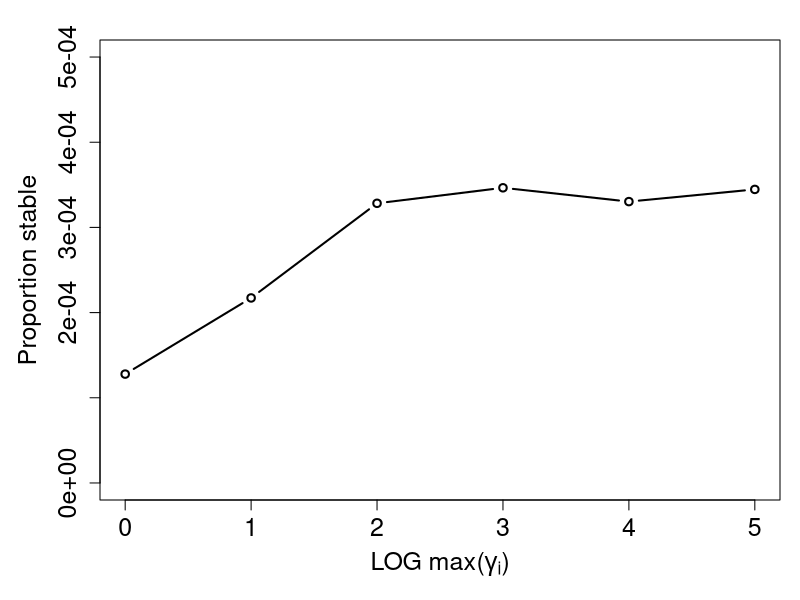
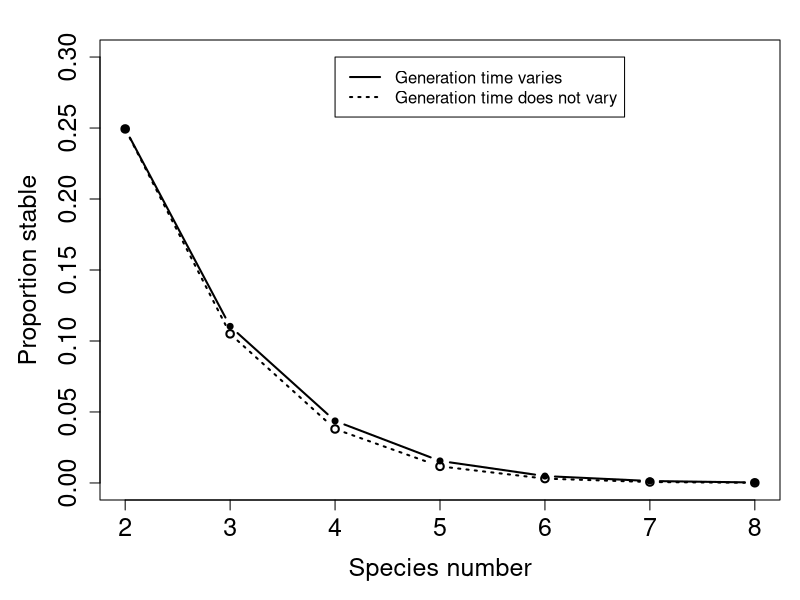
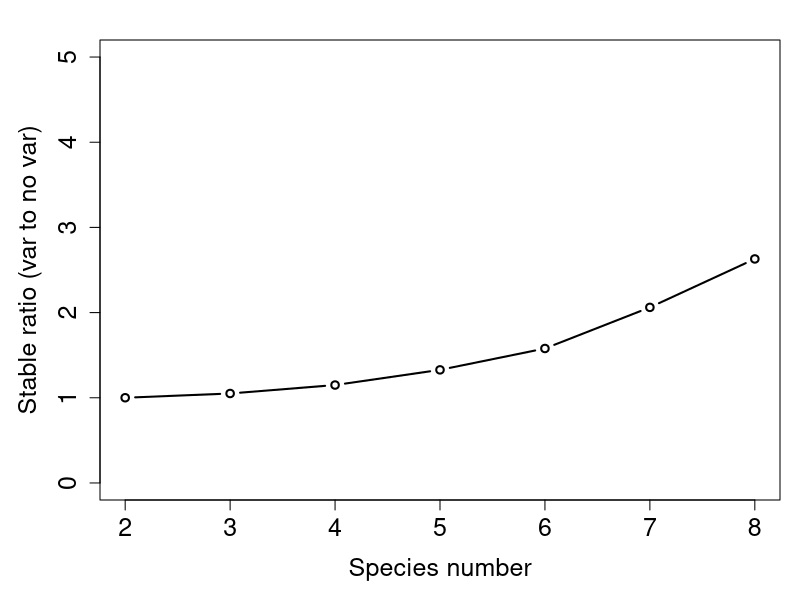
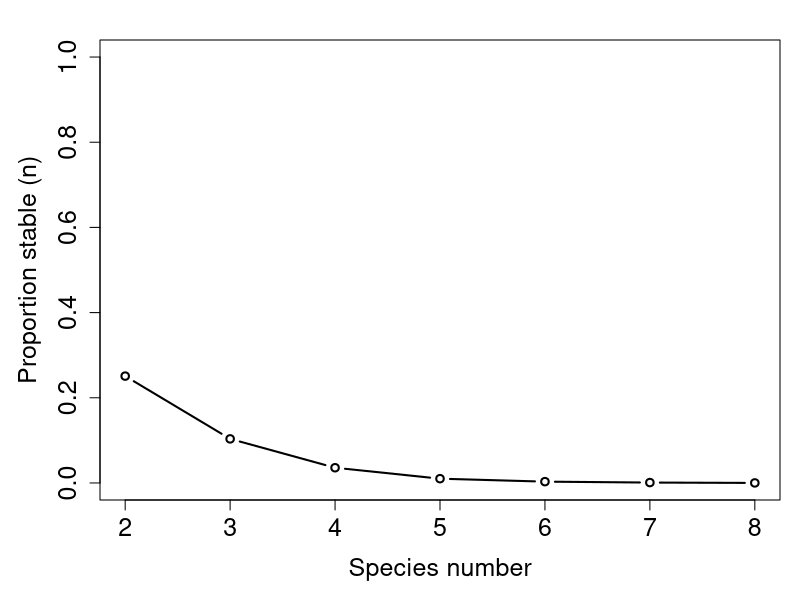
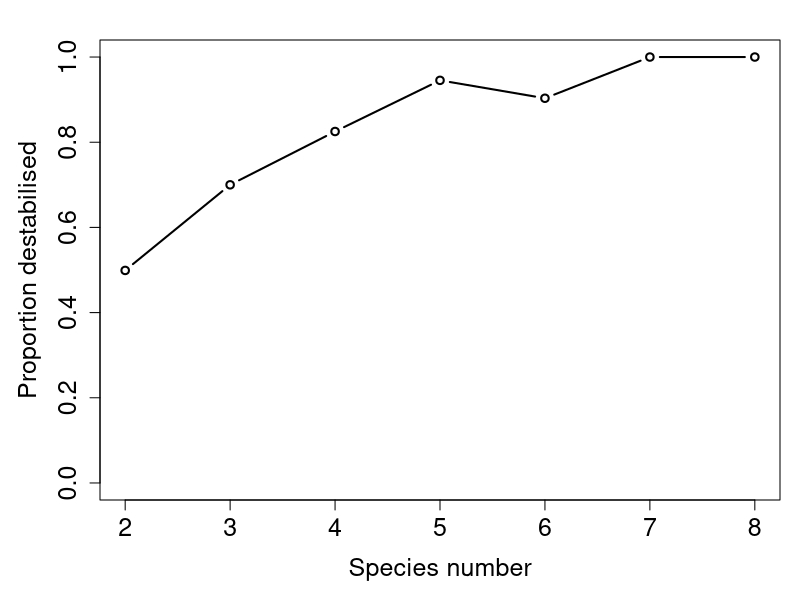
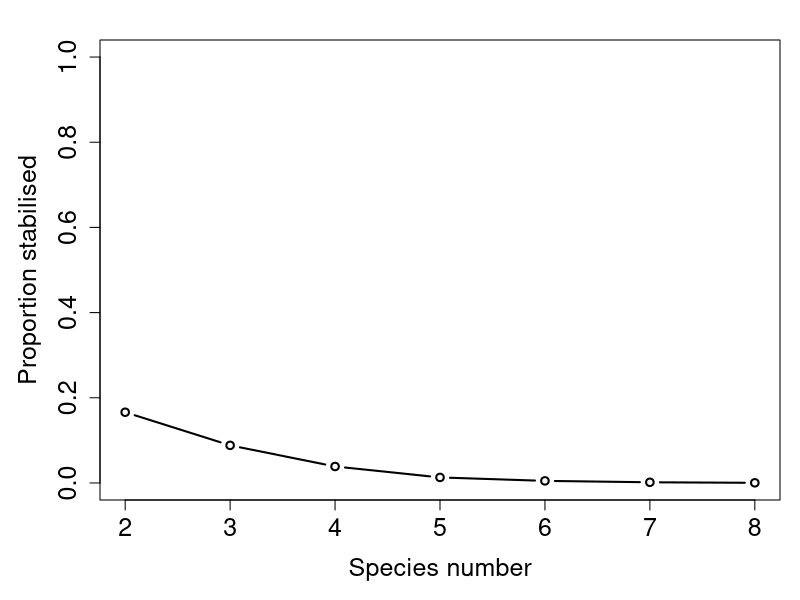

Here is the R script that generated these plots, in order:
## ---- chunk 1
mag_var <- read.table(file = "var_gen_mag.csv", header = TRUE, sep = ",");
stabi_3 <- mag_var[,3] / 10000000;
par(mar = c(5, 5, 2, 1));
plot(x = log10(mag_var[,1]), y = stabi_3, type = "b", lwd = 2, ylim = c(0, 0.0005),
     xlab = expression(paste("LOG max(",gamma[i],")")), ylab = "Proportion stable",
     cex.axis = 1.5, cex.lab = 1.5, lty = "solid");
## ---- chunk 2
gen_var <- read.table(file = "dif_sp_gen_var.csv", header = TRUE, sep = ",");
stabi_1 <- gen_var[,2] / 1000000;
stabi_2 <- gen_var[,3] / 1000000;
par(mar = c(5, 5, 2, 1));
plot(x = gen_var[,1], y = stabi_1, type = "b", lwd = 2, ylim = c(0, 0.3),
     xlab = "Species number", ylab = "Proportion stable",
     cex.axis = 1.5, cex.lab = 1.5, lty = "dotted");
points(x = gen_var[,1], y = stabi_2, type = "b", lwd = 2, ylim = c(0, 0.3),
       lty = "solid", pch = 20);
legend(x = 4, y = 0.3, lwd = 2,
       legend = c("Generation time varies", "Generation time does not vary"),
       lty = c("solid", "dotted"));
## ---- chunk 3
par(mar = c(5, 5, 2, 1));
plot(x = gen_var[,1], y = stabi_2 / stabi_1, type = "b", lwd = 2, ylim = c(0, 5),
     xlab = "Species number", ylab = "Stable ratio (var to no var)",
     cex.axis = 1.5, cex.lab = 1.5, lty = "solid");
## ---- chunk 4
random_comm <- function(dm = 2, iter = 10000){
    stabilised_fastevo <- NULL;
    unstabled_fastevo  <- NULL;
    nn           <- dm * dm;
    tot_stabled  <- 0;
    tot_ustabled <- 0;
    tot_eco_stab <- 0;
    stabilised_fastevo <- NULL;
    unstabled_fastevo  <- NULL;
    while(iter > 0){
        stabilised   <- 0;
        unstabilised <- 0;
        Adat <- runif(n = nn, min = -4, max = 4);
        Bdat <- runif(n = nn, min = -4, max = 4);
        Cdat <- runif(n = nn, min = -4, max = 4);
        A    <- matrix(data = Adat, nrow = dm, ncol = dm);
        B    <- matrix(data = Bdat, nrow = dm, ncol = dm);
        C    <- matrix(data = Cdat, nrow = dm, ncol = dm);
        egD  <- 1;
        while(egD >= 0){
             Ddat <- runif(n = nn, min = -4, max = 4);
             D    <- matrix(data = Ddat, nrow = dm, ncol = dm);
             egD  <- max(Re(eigen(D)$values))
        }
        eco_stable       <- max(Re(eigen(A)$values)) < 0;
        slow_evo_maxE    <- max(Re(eigen(A + B %*% solve(D) %*% (-C))$values));
        stable_fast_evo  <- slow_evo_maxE < 0;
        if(eco_stable == FALSE & stable_fast_evo == TRUE){
            list_ele <- length(stabilised_fastevo$A) + 1;
            stabilised_fastevo$A[[list_ele]] <- A;
            stabilised_fastevo$B[[list_ele]] <- B;
            stabilised_fastevo$C[[list_ele]] <- C;
            stabilised_fastevo$D[[list_ele]] <- D;
            stabilised   <- 1;
        }
        if(eco_stable == TRUE & stable_fast_evo == FALSE){
            list_ele <- length(unstabled_fastevo$A) + 1;
            unstabled_fastevo$A[[list_ele]] <- A;
            unstabled_fastevo$B[[list_ele]] <- B;
            unstabled_fastevo$C[[list_ele]] <- C;
            unstabled_fastevo$D[[list_ele]] <- D;
            unstabilised   <- 1;
        }
        if(stabilised == 1){
            tot_stabled <- tot_stabled + 1;
        }
        if(unstabilised == 1){
            tot_ustabled <- tot_ustabled + 1;
        }
        if(eco_stable == TRUE){
            tot_eco_stab <- tot_eco_stab + 1;
        }
        iter <- iter - 1;
    }
    results <- list(ecologically_stable = tot_eco_stab, 
                    stabilised = tot_stabled, destabilised = tot_ustabled,
                    stabilised_all   = stabilised_fastevo, 
                    destabilised_all = unstabled_fastevo);
    return(results);
}
## ---- chunk 5
dat       <- read.table(file = "rand_sims.txt", header = TRUE);
species   <- dat[,1];
pr_stable <- dat[,2] / (dat[,2] + dat[,4]);
par(mar = c(5, 5, 2, 1));
plot(x = species, y = pr_stable, type = "b", lwd = 2, ylim = c(0, 1),
     xlab = "Species number", ylab = "Proportion stable (n)",
     cex.axis = 1.5, cex.lab = 1.5);
## ---- chunk 6
pr_destabilised <- dat[,3] / dat[,2];
par(mar = c(5, 5, 2, 1));
plot(x = species, y = pr_destabilised, type = "b", lwd = 2, ylim = c(0, 1),
     xlab = "Species number", ylab = "Proportion destabilised",
     cex.axis = 1.5, cex.lab = 1.5);
## ---- chunk 7
pr_stabilised <- dat[,5] / dat[,4];
par(mar = c(5, 5, 2, 1));
plot(x = species, y = pr_stabilised, type = "b", lwd = 2, ylim = c(0, 1),
     xlab = "Species number", ylab = "Proportion stabilised",
     cex.axis = 1.5, cex.lab = 1.5);
